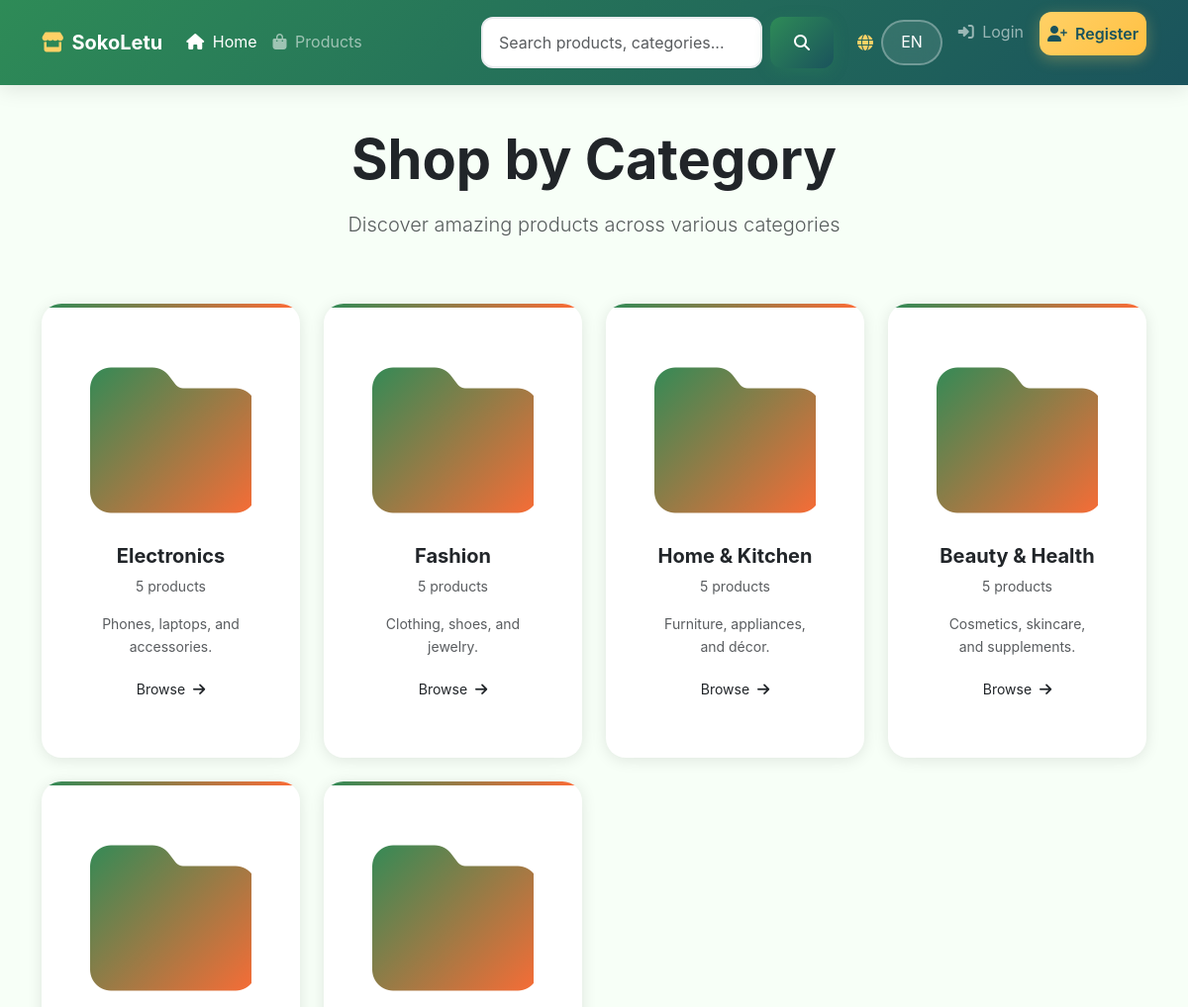
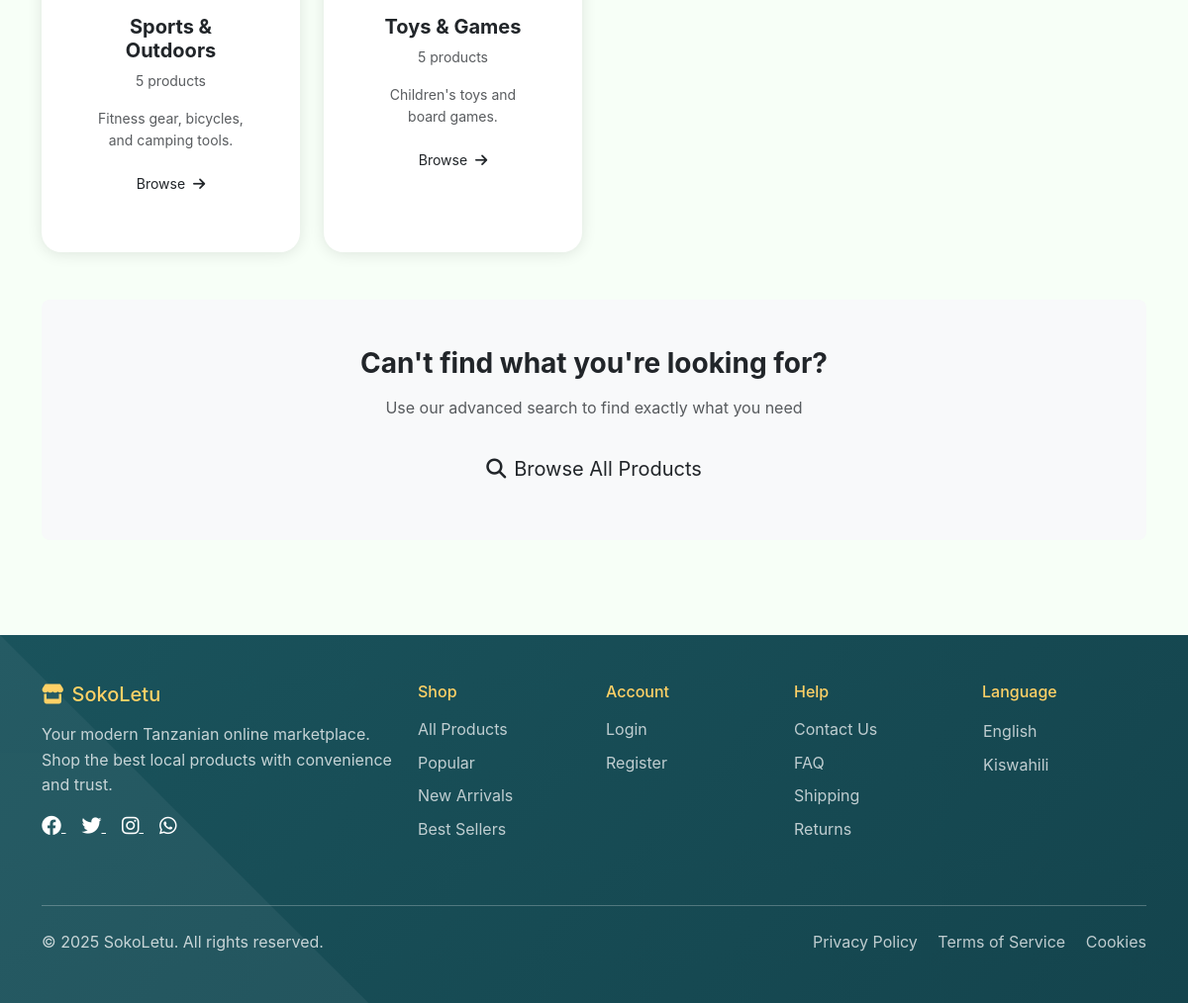
The page /en/market/categories/ on the database its author committed (2 pictures, top to bottom).
### market/models.py (models this page shows, shortened)
class Category(models.Model):
    name = models.CharField(_('name'), max_length=100)
    slug = models.SlugField(_('slug'), max_length=100, unique=True)
    description = models.TextField(_('description'), blank=True)
    image = models.CharField(
        _('image'),
        max_length=255,
        blank=True,
        null=True,
        help_text=_('Uploadcare UUID for category image')
    )
    parent = models.ForeignKey(
        'self',
        on_delete=models.CASCADE,
        null=True,
        blank=True,
        related_name='children',
        verbose_name=_('parent category')
    )
    is_active = models.BooleanField(_('active'), default=True)
    created_at = models.DateTimeField(_('created at'), auto_now_add=True)
    updated_at = models.DateTimeField(_('updated at'), auto_now=True)
    class Meta:
        verbose_name = _('category')
        verbose_name_plural = _('categories')
        indexes = [
            models.Index(fields=['slug', 'is_active']),
            models.Index(fields=['parent', 'is_active']),
        ]
    def get_absolute_url(self):
        return reverse('market:category_products', kwargs={'slug': self.slug})

### market/views.py (the view)
# urls.py: path('categories/', views.CategoryListView.as_view(), name='category_list'),
class CategoryListView(ListView):
    model = Category
    template_name = 'market/category_list.html'
    context_object_name = 'categories'
    def get_queryset(self):
        return Category.objects.filter(
            is_active=True,
            parent__isnull=True
        ).prefetch_related('children').annotate(
            product_count=Count('products', filter=Q(products__is_active=True))
        )

### templates/market/category_list.html (shortened to what this page needs)
{% extends 'base.html' %}
{% load i18n %}
{% block content %}
<div class="container py-5">
    <div class="row mb-5">
        <div class="col-12 text-center">
            <h1 class="display-4 fw-bold text-dark mb-3">{% trans "Shop by Category" %}</h1>
            <p class="lead text-muted">{% trans "Discover amazing products across various categories" %}</p>
        </div>
    </div>
    <div class="row g-4">
        {% for category in categories %}
        <div class="col-lg-3 col-md-4 col-sm-6">
            <div class="category-card card h-100 border-0 shadow-hover">
                <div class="card-body text-center p-4">
                    <div class="category-icon mb-3">
                        {% if category.image %}
                            <img src="{{ category.image }}" alt="{{ category.name }}" class="img-fluid rounded" style="height: 80px; object-fit: cover;">
                        {% else %}
                            <i class="fas fa-folder fa-3x text-gold"></i>
                        {% endif %}
                    </div>
                    <h5 class="card-title fw-bold text-dark">{{ category.name }}</h5>
                    <p class="text-muted small mb-3">
                        {{ category.product_count }} {% trans "products" %}
                    </p>
                    <p class="card-text text-muted small">{{ category.description|truncatewords:15 }}</p>
                    <a href="{{ category.get_absolute_url }}" class="btn btn-gold btn-sm stretched-link">
                        {% trans "Browse" %} <i class="fas fa-arrow-right ms-1"></i>
                    </a>
                </div>
            </div>
        </div>
        {% endfor %}
    </div>
    <div class="row mt-5">
        <div class="col-12">
            <div class="bg-light rounded-3 p-5 text-center">
                <h3 class="fw-bold text-dark mb-3">{% trans "Can't find what you're looking for?" %}</h3>
                <p class="text-muted mb-4">{% trans "Use our advanced search to find exactly what you need" %}</p>
                <a href="{% url 'market:product_list' %}" class="btn btn-gold btn-lg">
                    <i class="fas fa-search me-2"></i>{% trans "Browse All Products" %}
                </a>
            </div>
        </div>
    </div>
</div>
{% endblock %}

### rows shown on the page
Category: name "Electronics", product_count "5", description "Phones, laptops, and accessories."
Category: name "Fashion", product_count "5", description "Clothing, shoes, and jewelry."
Category: name "Home & Kitchen", product_count "5", description "Furniture, appliances, and décor."
Category: name "Beauty & Health", product_count "5", description "Cosmetics, skincare, and supplements."
Category: name "Sports & Outdoors", product_count "5", description "Fitness gear, bicycles, and camping tools."
Category: name "Toys & Games", product_count "5", description "Children's toys and board games."

### other values the page prints
{{ LANGUAGE_CODE|upper }} "EN"
